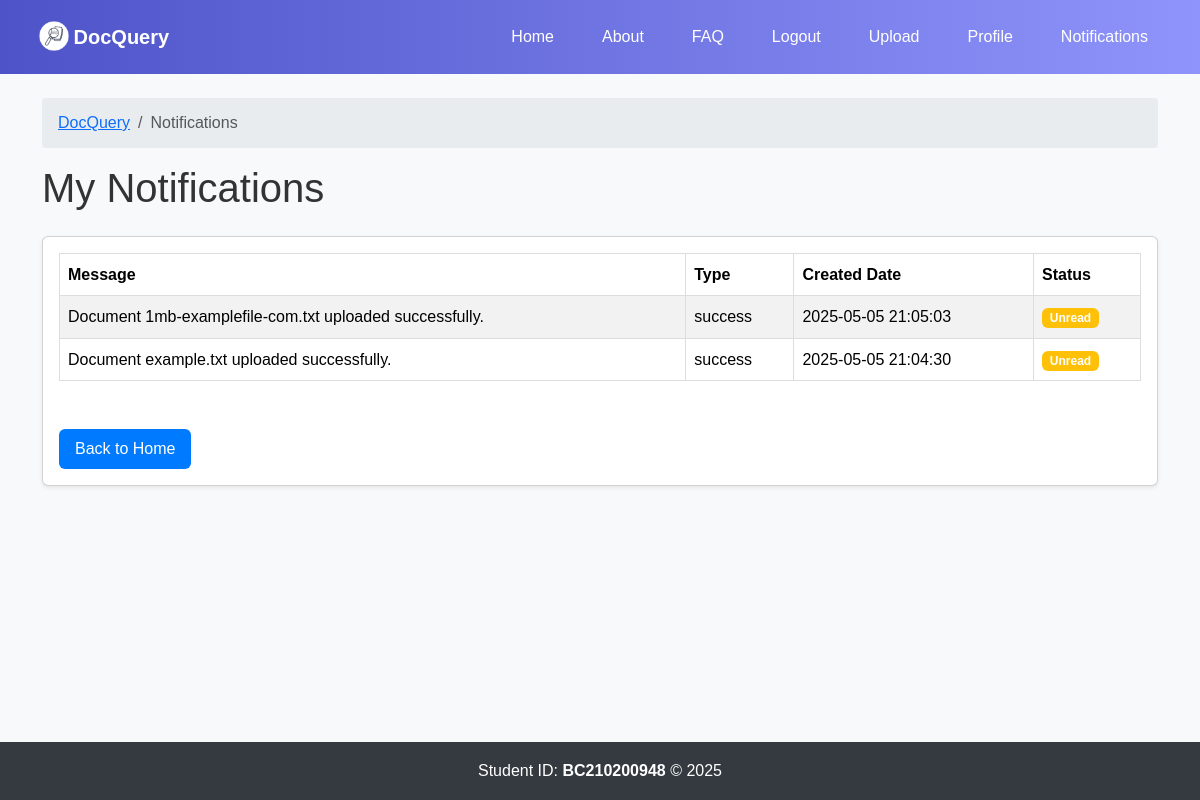
Page /notifications (signed in) on the committed database.
### tables this page shows
CREATE TABLE Notification (
    id INTEGER PRIMARY KEY AUTOINCREMENT,
    message TEXT NOT NULL,
    type TEXT NOT NULL CHECK(type IN ('success', 'error', 'info')),
    created_date DATETIME DEFAULT CURRENT_TIMESTAMP,
    created_by TEXT NOT NULL DEFAULT 'System',
    updated_date DATETIME DEFAULT CURRENT_TIMESTAMP,
    updated_by TEXT NOT NULL DEFAULT 'System',
    is_deleted BOOLEAN DEFAULT FALSE,
    admin_remarks TEXT
);

### app/routes/main_routes.py (the view)
@main_bp.route('/notifications')
def notifications():
    if 'user_id' not in session:
        flash('Please log in to view notifications.', 'error')
        return redirect(url_for('auth.login'))
    conn = get_db_connection()
    notifications = conn.execute(
        'SELECT n.*, nr.is_read FROM Notification n JOIN NotificationReceiver nr ON n.id = nr.notification_id '
        'WHERE nr.user_id = ? AND n.is_deleted = 0 AND nr.is_deleted = 0 ORDER BY n.created_date DESC',
        (session['user_id'],)
    ).fetchall()
    conn.close()
    return render_template('notifications.html', notifications=notifications)

### app/utils/db.py (called while the page is built)
def get_db_connection():
    conn = sqlite3.connect(current_app.config['DATABASE'])
    conn.row_factory = sqlite3.Row
    return conn

### app/utils/logging.py (called while the page is built)
def log_action(table_name, record_id, action, remarks, error_code=None, request_time=None):
    conn = get_db_connection()
    try:
        conn.execute(
            'INSERT INTO Logs (table_name, record_id, action, system_remarks, error_code, request_time, created_by, updated_by) '
            'VALUES (?, ?, ?, ?, ?, ?, ?, ?)',
            (table_name, record_id, action, remarks, error_code, request_time,
             session.get('email', 'System'), session.get('email', 'System'))
        )
        conn.commit()
    finally:
        conn.close()

### app/templates/notifications.html (shortened to what this page needs)
{% extends 'layout.html' %}
{% block page_heading %}My Notifications{% endblock %}
{% block breadcrumbs %}
    <li class="breadcrumb-item active" aria-current="page">Notifications</li>
{% endblock %}
{% block content %}
<div class="card shadow-sm">
    <div class="card-body">
        {% if notifications %}
            <div class="table-responsive">
                <table class="table table-striped table-hover">
                    <thead>
                        <tr>
                            <th>Message</th>
                            <th>Type</th>
                            <th>Created Date</th>
                            <th>Status</th>
                        </tr>
                    </thead>
                    <tbody>
                        {% for notification in notifications %}
                            <tr>
                                <td>{{ notification.message }}</td>
                                <td>{{ notification.type }}</td>
                                <td>{{ notification.created_date }}</td>
                                <td>
                                    <span class="badge {% if notification.is_read %}bg-success{% else %}bg-warning{% endif %}">
                                        {{ 'Read' if notification.is_read else 'Unread' }}
                                    </span>
                                </td>
                            </tr>
                        {% endfor %}
                    </tbody>
                </table>
            </div>
        {% else %}
            <p class="text-muted">No notifications found.</p>
        {% endif %}
        <a href="{{ url_for('main.home') }}" class="btn btn-primary mt-3">Back to Home</a>
    </div>
</div>
{% endblock %}

### app/templates/layout.html (shortened to what this page needs)
<!DOCTYPE html>
<html lang="en">
  <head>
    <link
      href="https://cdn.jsdelivr.net/npm/bootstrap@5.3.3/dist/css/bootstrap.min.css"
      rel="stylesheet"
    />
    <link
      rel="stylesheet"
      href="{{ url_for('static', filename='css/styles.css') }}"
    />
  </head>
  <body>
    <nav class="navbar navbar-expand-lg navbar-dark">
      <div class="container-fluid">
        <a class="navbar-brand fw-bold" href="{{ url_for('main.home') }}">
          <img
            src="{{ url_for('static', filename='images/favicon.ico') }}"
            alt="DocQuery Logo"
            width="30"
            height="30"
            class="d-inline-block align-text-top"
            style="margin: -5px"
          />
          <span class="ps-1">DocQuery</span>
        </a>
        <div class="collapse navbar-collapse" id="navbarNav">
          <ul class="navbar-nav ms-auto">
            {% if session.get('user_id') %} {% if session.get('is_admin') %}
            <li class="nav-item">
              <a class="nav-link" href="{{ url_for('admin.dashboard') }}"
                >Admin Dashboard</a
              >
            </li>
            {% else %}
            <li class="nav-item">
              <a class="nav-link" href="{{ url_for('main.notifications') }}"
                >Notifications</a
              >
            </li>
            <li class="nav-item">
              <a class="nav-link" href="{{ url_for('main.profile') }}"
                >Profile</a
              >
            </li>
            <li class="nav-item">
              <a class="nav-link" href="{{ url_for('main.upload') }}">Upload</a>
            </li>
            {% endif %}
            <li class="nav-item">
              <a class="nav-link" href="{{ url_for('auth.logout') }}">Logout</a>
            </li>
            {% endif %}
            <li class="nav-item">
              <a class="nav-link" href="{{ url_for('main.faq') }}">FAQ</a>
            </li>
            <li class="nav-item">
              <a class="nav-link" href="{{ url_for('main.about') }}">About</a>
            </li>
            <li class="nav-item">
              <a class="nav-link" href="{{ url_for('main.home') }}">Home</a>
            </li>
          </ul>
        </div>
      </div>
    </nav>
    <main class="container py-4">
      <nav aria-label="breadcrumb">
        <ol class="breadcrumb">
          <li class="breadcrumb-item">
            <a href="{{ url_for('main.home') }}">DocQuery</a>
          </li>
           {% block breadcrumbs %}{% endblock %}
        </ol>
      </nav>
      <h1 class="mb-4">{% block page_heading %}{% endblock %}</h1>
      {% block content %}{% endblock %}
    </main>
    <footer>
      <div class="container">
        Student ID: <strong>BC210200948</strong> © {{ current_year or 2025 }}
      </div>
    </footer>
  </body>
</html>

### app/static/css/styles.css (style rules this page uses)
body { font-family: Arial, sans-serif; margin: 0; padding: 0; line-height: 1.6; background: #f8f9fa; color: #212529; min-height: 100vh; display: flex; flex-direction: column; }
main { flex: 1; padding: 2rem; max-width: 1200px; margin: 0 auto; }
.navbar { background: #333; padding: 1rem; }
.navbar-brand, .nav-link { color: white !important; margin: 0 1rem; text-decoration: none; }
h1 { color: #333; }
button, .btn { padding: 0.5rem 1rem; background: #007bff; color: white; border: none; cursor: pointer; }
table { width: 100%; border-collapse: collapse; margin-bottom: 2rem; }
th, td { border: 1px solid #ddd; padding: 0.75rem; text-align: left; }
th { background: #f4f4f4; font-weight: bold; }
.table-responsive { margin-bottom: 1rem; }
footer { background: #343a40; color: white; padding: 1rem 0; text-align: center; }
.breadcrumb { background: #e9ecef; padding: 0.75rem 1rem; border-radius: 0.25rem; margin-bottom: 1rem; }
.navbar-nav { flex-direction: column-reverse; }
@media (min-width: 992px) { .navbar-expand-lg .navbar-nav { flex-direction: row-reverse; } }

### app/templates/layout.html (style rules this page uses)
body { background: #f8f9fa; color: #212529; min-height: 100vh; display: flex; flex-direction: column; }
main { flex: 1; }
.navbar { background: linear-gradient(to right, #4e54c8, #8f94fb); }
.navbar-brand, .nav-link { color: white !important; font-weight: 500; }
footer { background: #343a40; color: white; padding: 1rem 0; text-align: center; }
.breadcrumb { background: #e9ecef; padding: 0.75rem 1rem; border-radius: 0.25rem; margin-bottom: 1rem; }

### rows in the picture
Notification: message "Document 1mb-examplefile-com.txt uploaded successfully.", type "success", created_date "2025-05-05 21:05:03", is_read "Unread"
Notification: message "Document example.txt uploaded successfully.", type "success", created_date "2025-05-05 21:04:30", is_read "Unread"

### other values in the picture
{{ current_year or 2025 }} "2025"
